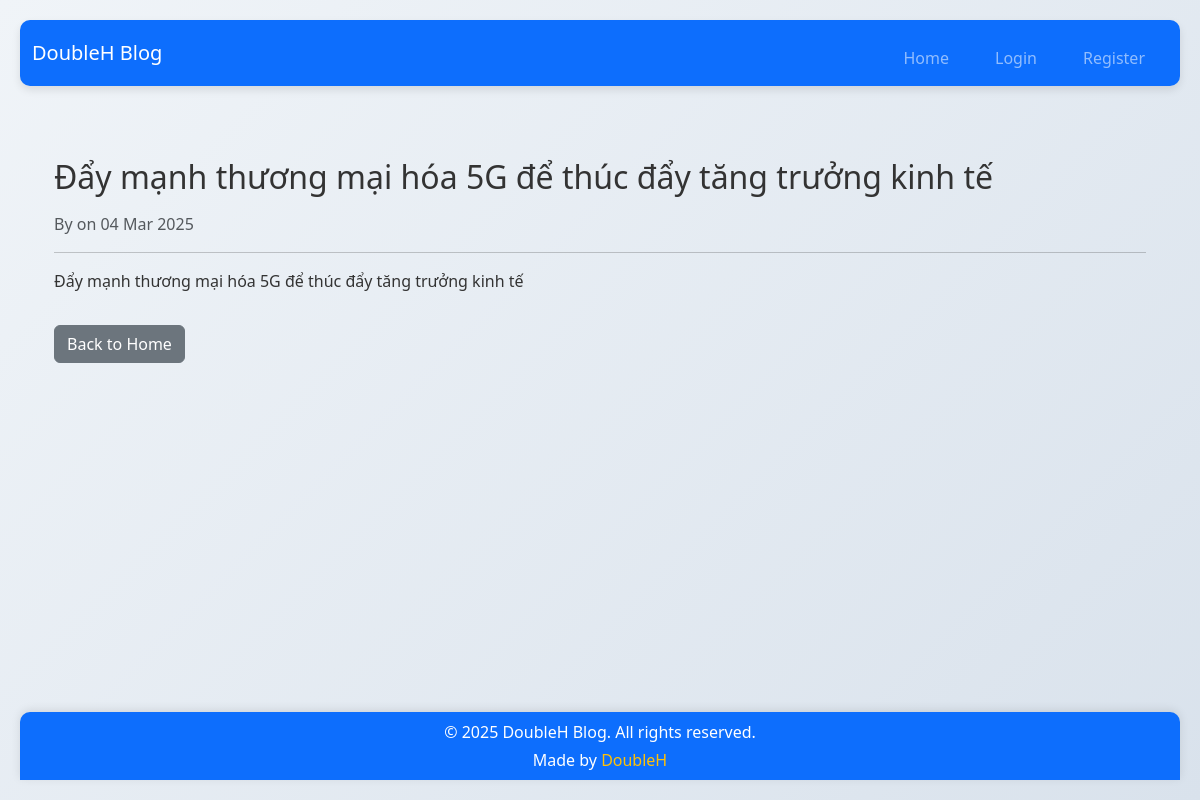
The app's page /post/133/ with its own data.
### app/models.py (models this page shows, shortened)
class Post(models.Model):
    user = models.ForeignKey(User, on_delete=models.CASCADE)
    title = models.CharField(max_length=200)
    content = models.TextField()
    created_at = models.DateTimeField(auto_now_add=True)

### app/views.py (the view)
# urls.py: path('post/<int:pk>/', views.post_detail, name='post_detail'),
def post_detail(request, pk):
    post = get_object_or_404(Post, pk=pk)
    context = {
        'post': post,
    }
    return render(request, 'post_detail.html', context)

### app/templates/post_detail.html (shortened to what this page needs)
{% extends 'base.html' %}
{% block content %}
<div class="container my-5">
    <h2 class="mb-3">{{ post.title }}</h2>
    <p class="text-muted">By {{ post.author.username }} on {{ post.created_at|date:"d M Y" }}</p>
    <hr>
    <div>
        {{ post.content|linebreaks }}
    </div>
    <a href="{% url 'home' %}" class="btn btn-secondary mt-3">Back to Home</a>
</div>
{% endblock %}

### app/static/style.css (style rules this page uses)
* { margin: 0; padding: 0; box-sizing: border-box; }
body { font-family: 'Segoe UI', Tahoma, Geneva, Verdana, sans-serif; background: linear-gradient(135deg, #f0f4f8, #d9e2ec); color: #333; padding: 20px; }
body { background: linear-gradient(135deg, #f0f4f8, #d9e2ec); }

### app/templates/base.html (style rules this page uses)
body { display: flex; flex-direction: column; min-height: 100vh; }

### records on screen
Post: title "Đẩy mạnh thương mại hóa 5G để thúc đẩy tăng trưởng kinh tế", created_at "04 Mar 2025", content "Đẩy mạnh thương mại hóa 5G để thúc đẩy tăng trưởng kinh tế"
